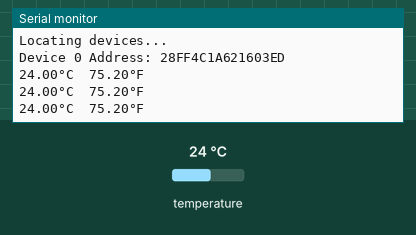
This sketch was run on a simulated Arduino Uno, built with avr-gcc and run on an emulated ATmega328P. Parts: the last lines printed to the serial monitor. The inputs (shaded band) are chosen by the test bench; at power-on: temperature 24 °C.

Above: at 1.5 s.
1.6 s: temperature set to 12 °C
At 2.5 s:
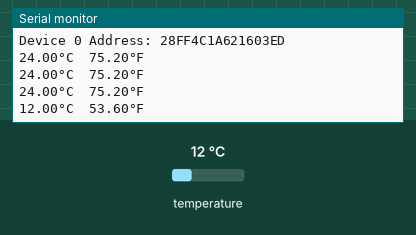
3.1 s: temperature set to 19 °C
At 3.7 s:
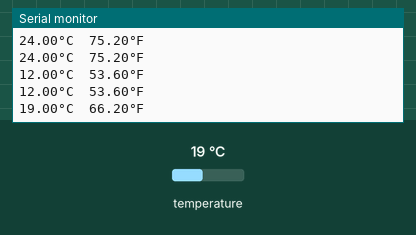
Timing chart, 0 to 6.1 s (numbered marks = the images above; inputs shaded):
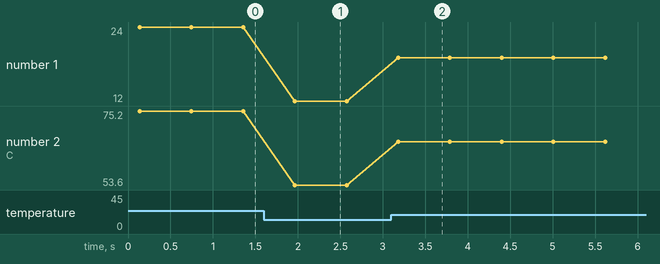

Measured:
- after the input at 1.6 s, the serial monitor: prints a new line after 0.36 s (image 1)
- after the input at 3.1 s, the serial monitor: prints a new line after 0.08 s (image 2)
- plotted number 1: 24 → 12 after the input at 1.6 s, 12 → 19 after the input at 3.1 s
- plotted number 2: 75.2 → 53.6 after the input at 1.6 s, 53.6 → 66.2 after the input at 3.1 s

The sketch:

DS18B20_Serial_Monitor_Only.ino
```cpp
/*********************************************************************
  This is an example for reading the temperature out of a
  DS18B20 sensor and displaying the result in the Serial monitor
  of the Arduino IDE.

  Temperature is displayed in degrees C and F.

  Gadget Reboot

*********************************************************************/

#include <Wire.h>
#include <OneWire.h>
#include <DallasTemperature.h>

#define ONE_WIRE_BUS 2                // DS18B20 data wire is connected to input 2

DeviceAddress thermometerAddress;     // custom array type to hold 64 bit device address

OneWire oneWire(ONE_WIRE_BUS);        // create a oneWire instance to communicate with temperature IC
DallasTemperature tempSensor(&oneWire);  // pass the oneWire reference to Dallas Temperature

void setup()   {

  Serial.begin(9600);

  Serial.println("DS18B20 Temperature IC Test");
  Serial.println("Locating devices...");
  tempSensor.begin();                         // initialize the temp sensor

  if (!tempSensor.getAddress(thermometerAddress, 0))
    Serial.println("Unable to find Device.");
  else {
    Serial.print("Device 0 Address: ");
    printAddress(thermometerAddress);
    Serial.println();
  }

  tempSensor.setResolution(thermometerAddress, 9);      // set the temperature resolution (9-12)
}


void loop() {

  tempSensor.requestTemperatures();                      // request temperature sample from sensor on the one wire bus
  displayTemp(tempSensor.getTempC(thermometerAddress));  // show temperature on OLED display

  delay(500);                                            // update readings every half a second
}

void displayTemp(float temperatureReading) {             // temperature comes in as a float with 2 decimal places

  // show temperature °C
  Serial.print(temperatureReading);      // serial debug output
  Serial.print("°");
  Serial.print("C  ");

  // show temperature °F
  Serial.print(DallasTemperature::toFahrenheit(temperatureReading));     // serial debug output
  Serial.print("°");
  Serial.println("F");
}


// print device address from the address array
void printAddress(DeviceAddress deviceAddress)
{
  for (uint8_t i = 0; i < 8; i++)
  {
    if (deviceAddress[i] < 16) Serial.print("0");
    Serial.print(deviceAddress[i], HEX);
  }
}
```
